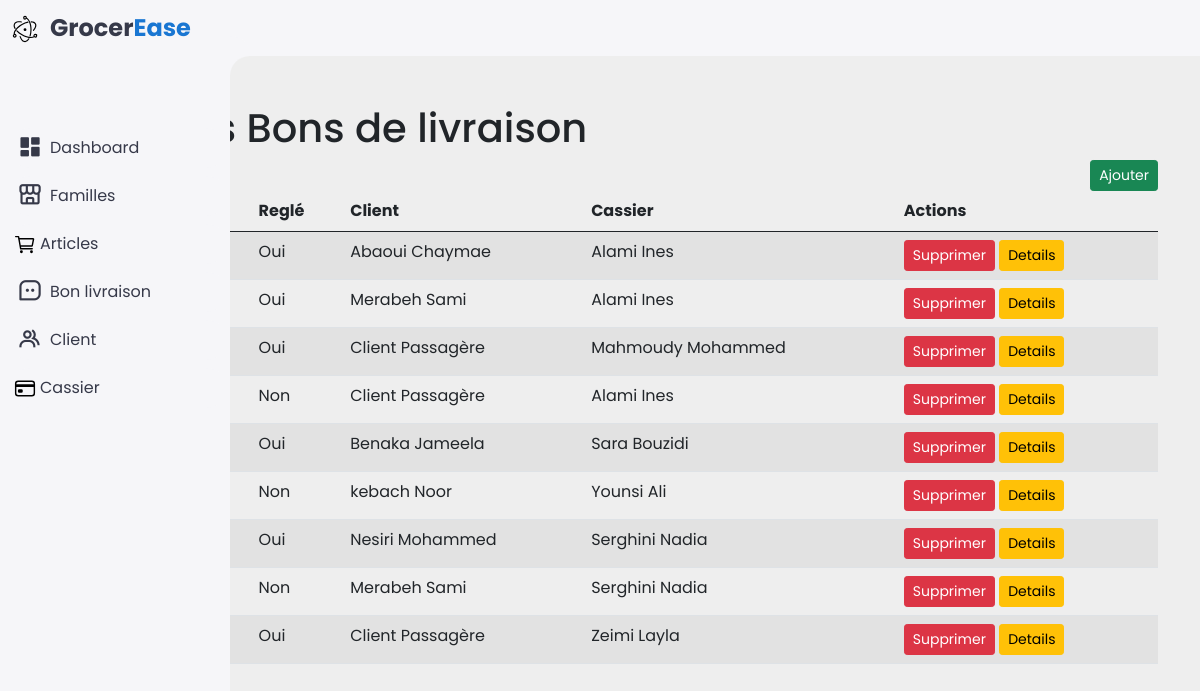
The page /bl.php on the database its author committed.
### tables this page shows
CREATE TABLE `bonlivraison` (
  `id` bigint(20) UNSIGNED NOT NULL,
  `date_r` date NOT NULL,
  `reglé` tinyint(1) NOT NULL,
  `client_id` bigint(20) UNSIGNED DEFAULT NULL,
  `caissier_id` bigint(20) UNSIGNED NOT NULL
);

### bl.php (the view, shortened to what this page needs)
<!DOCTYPE html>
<html lang="en">
<head>
    <link href='https://unpkg.com/boxicons@2.1.4/css/boxicons.min.css' rel='stylesheet'>
    <link href="https://cdn.jsdelivr.net/npm/bootstrap@5.0.2/dist/css/bootstrap.min.css" rel="stylesheet">
    <link rel="stylesheet" href="includes/style.css">
</head>
<body>
    <?php
        require_once 'includes/db.php';
        include_once 'includes/nav.php';
        $sqlState = $pdo->query('SELECT bonlivraison.id,date_r,reglé,CONCAT(clients.nom, " ", clients.prenom) as ncl,CONCAT(caissier.nom, " ", caissier.prenom) as nca FROM bonlivraison,clients,caissier WHERE bonlivraison.client_id=clients.id AND bonlivraison.caissier_id=caissier.id ORDER BY bonlivraison.id ASC');
        $data = $sqlState->fetchAll(PDO::FETCH_OBJ);
    ?>
    <div class="container">
        <br><br>
        <h1>Listes des Bons de livraison</h1>
        <a href="ajouterbl.php" class='btn btn-success btn-sm link float-end'>Ajouter</a>
        <table class="table table-striped table-hover">
            <thead>
                <tr>
                    <th scope="col">Id</th>
                    <th scope="col">Date</th>
                    <th scope="col">Reglé</th>
                    <th scope="col">Client</th>
                    <th scope="col">Cassier</th>
                    <th scope="col">Actions</th>
                </tr>
            </thead>
            <tbody>
                <?php
                 foreach($data as $value){
                ?>
                    <tr>
                        <td><?= $value->id ?></td>
                        <td><?= $value->date_r ?></td>
                        <td><?= $value->reglé == 1 ? 'Oui' : 'Non' ?></td>
                        <td><?= $value->ncl ?></td>
                        <td><?= $value->nca?></td>
                        <td>
                            <form method="post">
                                <a href="supprimerbl.php?id=<?php echo $value->id  ?>" onclick="return confirm('Voulez-vous supprimer ce enregistrement?')" class='btn btn-danger btn-sm'>Supprimer</a>
                                <a href="d_bl.php?id=<?php echo $value->id  ?>" class='btn btn-warning btn-sm'>Details</a>
                            </form>
                        </td>
                    </tr>
                <?php
                 }
                ?>
            </tbody>
        </table>
    </div>
</body>
</html>

### includes/style.css (style rules this page uses)
:root { --light: #f6f6f9; --primary: #1976D2; --light-primary: #CFE8FF; --grey: #eee; --dark-grey: #AAAAAA; --dark: #363949; --danger: #D32F2F; --light-danger: #FECDD3; --warning: #FBC02D; --light-warning: #FFF2C6; --success: #388E3C; --light-success: #BBF7D0; }
* { margin: 0; padding: 0; box-sizing: border-box; font-family: 'Poppins', sans-serif; }
a { text-decoration: none; }
html { overflow-x: hidden; }
body { background: var(--grey); overflow-x: hidden; }

### rows shown on the page
bonlivraison: reglé "Oui", ncl "Abaoui Chaymae", nca "Alami Ines"
bonlivraison: reglé "Oui", ncl "Merabeh Sami", nca "Alami Ines"
bonlivraison: reglé "Oui", ncl "Client Passagère", nca "Mahmoudy Mohammed"
bonlivraison: reglé "Non", ncl "Client Passagère", nca "Alami Ines"
bonlivraison: reglé "Oui", ncl "Benaka Jameela", nca "Sara Bouzidi"
bonlivraison: reglé "Non", ncl "kebach Noor", nca "Younsi Ali"
bonlivraison: reglé "Oui", ncl "Nesiri Mohammed", nca "Serghini Nadia"
bonlivraison: reglé "Non", ncl "Merabeh Sami", nca "Serghini Nadia"
bonlivraison: reglé "Oui", ncl "Client Passagère", nca "Zeimi Layla"
